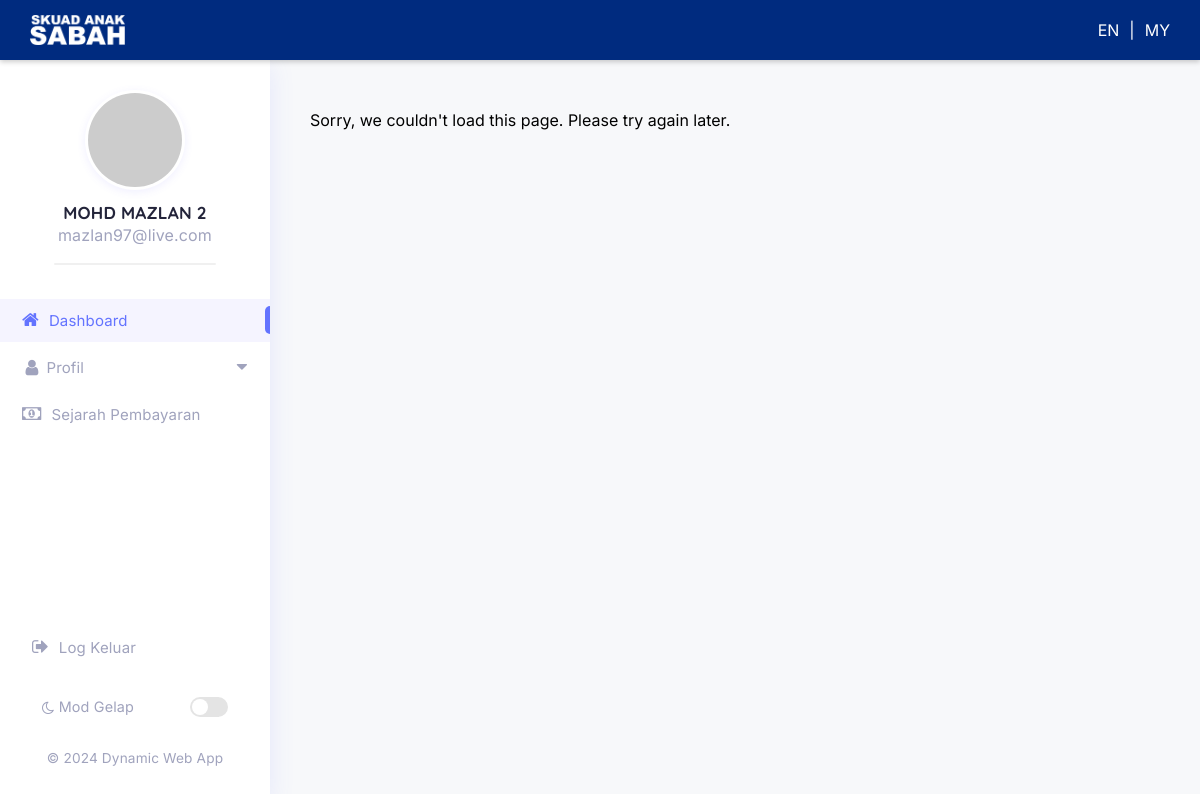
Page / (signed in) on the earlier database version.
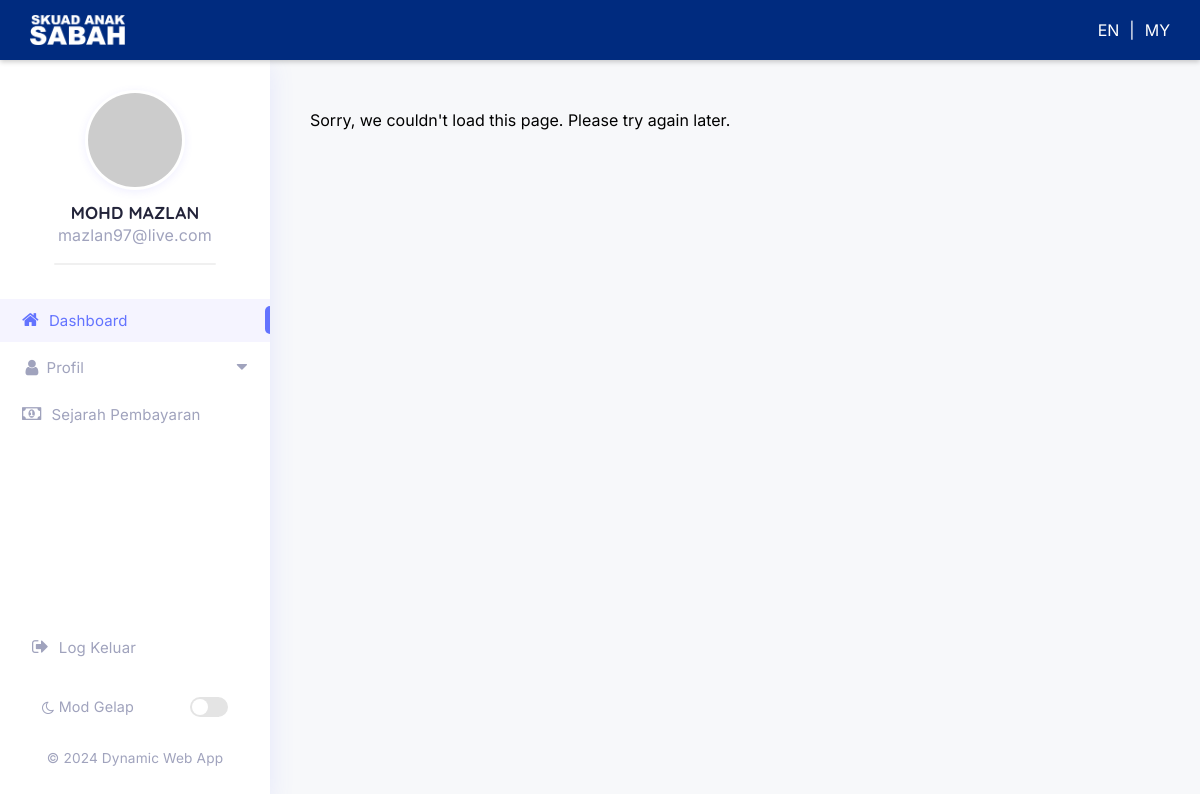
Same page on the later database version.
### tables this page shows
CREATE TABLE `users` (
  `id` int(11) NOT NULL,
  `nric` varchar(50) NOT NULL,
  `email` varchar(100) NOT NULL,
  `username` varchar(50) DEFAULT NULL,
  `password` varchar(255) NOT NULL,
  `created_at` datetime NOT NULL DEFAULT current_timestamp()
);

CREATE TABLE `user_profiles` (
  `id` int(11) NOT NULL,
  `user_id` int(11) NOT NULL,
  `full_name` varchar(255) DEFAULT NULL,
  `gender` enum('m','f') DEFAULT NULL,
  `ethnic` varchar(100) DEFAULT NULL,
  `phone` varchar(50) DEFAULT NULL,
  `birthday` date DEFAULT NULL,
  `address1` varchar(255) DEFAULT NULL,
  `address2` varchar(255) DEFAULT NULL,
  `area` varchar(100) DEFAULT NULL,
  `postal_code` varchar(20) DEFAULT NULL,
  `city` varchar(100) DEFAULT NULL,
  `state` varchar(100) DEFAULT NULL,
  `profile_pic_url` varchar(2083) DEFAULT NULL,
  `updated_at` timestamp NOT NULL DEFAULT current_timestamp() ON UPDATE current_timestamp()
);

### php/user.php (called while the page is built, shortened)
<?php
class User
{
    private $conn;
    public function __construct($db)
    {
        $this->conn = $db;
    }
    public function getProfile($user_id)
    {
        $query = "
            SELECT u.username, u.email, u.nric, p.*, e.*
            FROM users u
            LEFT JOIN user_profiles p ON u.id = p.user_id
            LEFT JOIN user_employment e ON u.id = e.user_id
            WHERE u.id = :user_id
        ";
        $stmt = $this->conn->prepare($query);
        $stmt->bindParam(':user_id', $user_id, PDO::PARAM_INT);
        $stmt->execute();
        return $stmt->fetch(PDO::FETCH_ASSOC);
    }
}

### lang/lang_my.php (called while the page is built)
<?php
$lang = [
    'dashboard' => 'Dashboard',
    'profile' => 'Profil',
    'view' => 'Lihat',
    'update' => 'Kemaskini',
    'payment_history' => 'Sejarah Pembayaran',
    'signout' => 'Log Keluar',
    'dark_mode' => 'Mod Gelap',
    'submit' => 'Hantar',
    'full_name' => 'Nama Penuh',
    'ic_number' => 'Nombor IC',
    'phone_number' => 'Nombor Telefon',
    'birthday' => 'Tarikh Lahir',
    'address1' => 'Alamat 1',
    'address2' => 'Alamat 2',
    'area' => 'Kawasan',
    'postcode' => 'Poskod',
    'city' => 'Bandar',
    'state' => 'Negeri',
    'name' => 'Nama',
    'personal_information' => 'Maklumat Peribadi',
    'employment_details' => 'Butiran Pekerjaan',
    'gender' => 'Jantina',
    'male' => 'Lelaki',
    'female' => 'Perempuan',
    'ethnic' => 'Etnik',
    'select' => 'Pilih',
    'size' => 'Saiz',
    'shirt_size' => 'Saiz Baju / Vest',
    'email' => 'Emel',
    'address' => 'Alamat',
    'sector' => 'Sektor',
    'government' => 'Kerajaan',
    'private' => 'Swasta',
    'self_employment' => 'Pekerja Sendiri',
    'employer_name' => 'Nama Majikan',
    'employer_address' => 'Alamat Majikan',
    'member_option' => 'Pilihan Ahli',
];

### index.php (the view, shortened to what this page needs)
<?php
require_once ROOT_PATH . '/php/user_auth_check.php';
require_once ROOT_PATH . '/php/user.php';
$database = new Database();
$db = $database->connect();
$user = new User($db);
$user_id = $_SESSION['user_id'];
$profileData = $user->getProfile($user_id);
?>
<!DOCTYPE html>
<html lang="en">
<head>
    <link rel="stylesheet" href="https://cdnjs.cloudflare.com/ajax/libs/font-awesome/4.7.0/css/font-awesome.min.css">
    <link
        rel="stylesheet"
        href="https://cdnjs.cloudflare.com/ajax/libs/animate.css/4.1.1/animate.min.css" />
    <link rel="stylesheet" href="css/mkl_style.css">
</head>
<body class="bg-gray-100 text-gray-800">
    <div id="toolbar">
        <div id="toolbar-title"><img src="images/logo-200.png" alt="Logo" style="margin: 10px;" height="30px" /></div>
        <div id="toolbar-actions" style="min-width: 45px; display: flex; justify-content: space-between; align-items: center;">
            <a href="?lang=en" class="icon-link" title="English" style="color:#FFF; text-decoration: none;">
                EN
            </a>
            <span class="toolbar-separator">|</span>
            <a href="?lang=my" class="icon-link" title="Malay" style="color:#FFF; text-decoration: none;">
                MY
            </a>
        </div>
    </div>
    <div id="sidebar">
        <div class="sidebar-profile">
            <img src="<?php echo htmlspecialchars($_SESSION['profile_pic_url'] ?? 'https://placehold.co/32x32/e0e7ff/3730a3?text=U'); ?>" alt="Profile Picture" class="sidebar-profile-img" />
            <div class="sidebar-profile-name"><?php echo htmlspecialchars($profileData['full_name'] ?? ''); ?></div>
            <div class="sidebar-profile-email"><?php echo htmlspecialchars($profileData['email'] ?? ''); ?></div>
        </div>
        <div id="main-nav" class="sidebar-menu">
            <a href="dashboard" class="menu-item nav-link"> <i class="fa fa-home"></i> <?php echo $lang['dashboard']; ?></a>
            <label class="dropdown-toggle" for="admin-dropdown-toggle" style="padding: 0; margin: 0;">
                <div class="dropdown-btn">
                    <i class="fa fa-user"></i> <?php echo $lang["profile"] ?> <i class="fa fa-caret-down"></i>
                </div>
            </label>
            <a href="payment_history" class="menu-item nav-link"> <i class="fa fa-money"></i> <?php echo $lang['payment_history'] ?></a>
        </div>
        <div style="bottom: 0; position: absolute; width: 100%; text-align: center; padding: 10px; font-size: 0.9em; color: #666;">
            <div class="sidebar-menu">
                <a href="php/logout.php" class="menu-item"> <i class="fa fa-sign-out"></i> <?php echo $lang['signout'] ?></a>
            </div>
            <div class="sidebar-toggle-row">
                <label for="darkModeToggle"><i class="fa fa-moon-o"></i> <?php echo $lang['dark_mode'] ?></label>
                <label class="switch">
                    <span class="slider"></span>
                </label>
            </div>
            <footer>
                <p>&copy; 2024 Dynamic Web App</p>
            </footer>
        </div>
    </div>
    <div id="content" class="bg-white p-6 md:p-8 rounded-lg shadow-md min-h-[300px]">
    </div>
</body>
</html>

Differences in the rows shown:
changed through a linked row, users "mazlan97@live.com": user_profiles.full_name "MOHD MAZLAN 2" → "MOHD MAZLAN"
